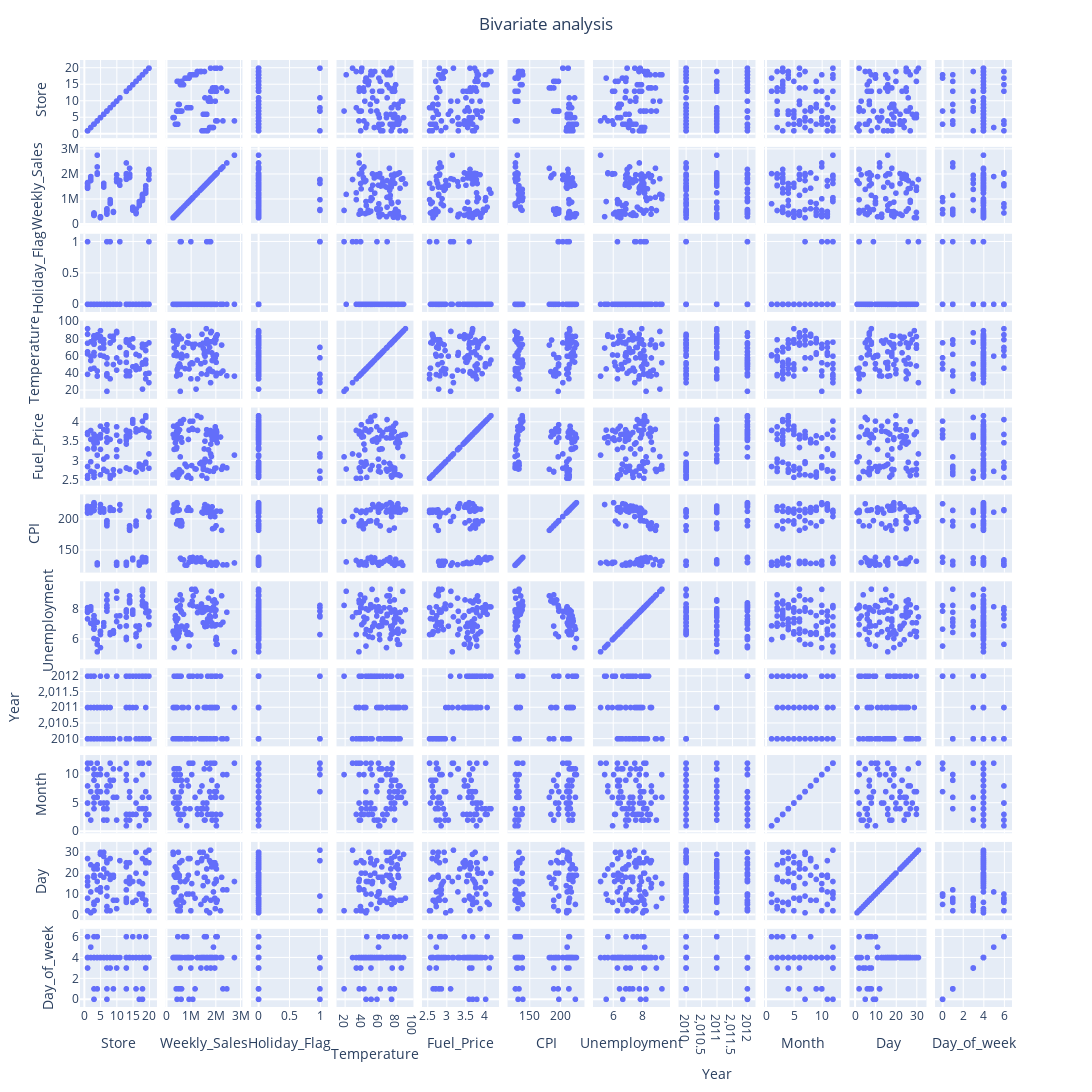
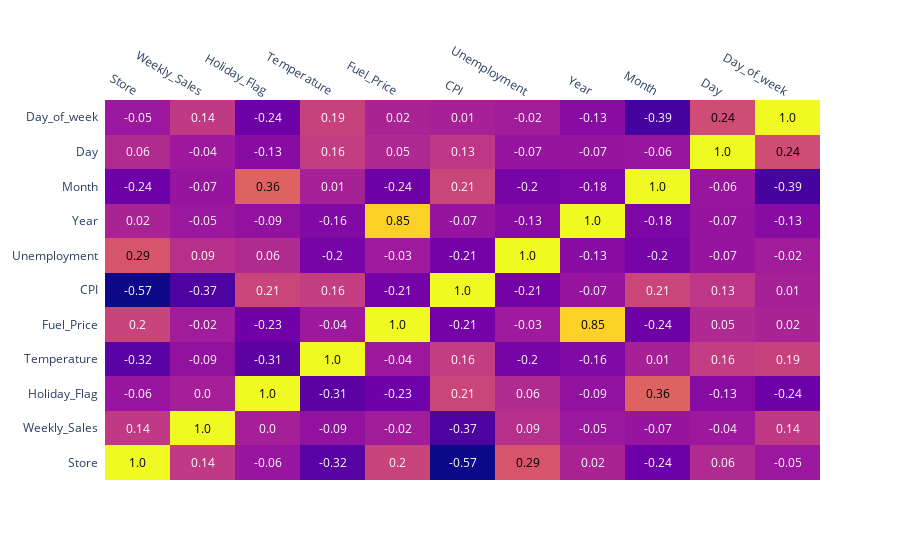

Write notebook code for charts like these, in order.
### Markdown cell above
Looking at pairwise dependencies and matrix correlation below, it seems that CPI is the most correlated variable with Weekly_Sales. Then come Day_of_week and Store, then come Temperature and Unemployment. Holiday_Flag does not seem correlated at all, which is surprising, but it could also have a non linear correlation. We also observe that there might be multicolinearity between exaplanative variables. Indeed, Fuel_Price / Year have a strong correlation (0.85!!), CPI / Store and Month / Holiday_Flag have a strong anti-correlation. We might have to remove some of those variables or proceed with a PCA (Principal Component Analysis) to handle this problem better.

### Code cell
fig = px.scatter_matrix(sales)
fig.update_layout(
        title = go.layout.Title(text = "Bivariate analysis", x = 0.5), showlegend = False, 
            autosize=False, height = 1200, width = 1200)
fig.show()

corr_matrix = sales.corr().round(2)

fig = ff.create_annotated_heatmap(corr_matrix.values,
                                  x = corr_matrix.columns.tolist(),
                                  y = corr_matrix.index.tolist())
fig.show()

### Figure 1 — Plotly figure (JSON) as saved in the notebook; plotly's stock layout.template omitted (floating-point values rounded to 4 significant figures)
{"data": [{"dimensions": [{"axis": {"matches": true}, "label": "Store", "values": [6, 13, 6, 15, 20, 3, 8, 18, 7, 1, 17, 6, 18, 7, 5, 18, 19, 19, 17, 16, 17, 7, 19, 3, 4, 5, 18, 7, 1, 2, 5, 19, 1, 16, 13, 2, 14, 10, 13, 8, 14, 10, 5, 4, 10, 18, 3, 13, 1, 20, 15, 1, 9, 11, 15, 2, 3, 20, 2, 9, 14, 1, 13, 3, 18, 4, 3, 19, 8, 20, 11, 7, 9, 8, 5, 7, 3, 16, 13, 18, 13, 4, 4, 10, 6, 7, 3, 3, 14, 19]}, {"axis": {"matches": true}, "label": "Weekly_Sales", "values": [1572000.0, 1808000.0, 1644000.0, 695400.0, 2204000.0, 418900.0, 895100.0, 1030000.0, 414100.0, 1677000.0, 829200.0, 1498000.0, 1205000.0, 561100.0, 290900.0, 1074079, 1427000.0, 1405000.0, 919900.0, 435400.0, 757700.0, 563500.0, 1267000.0, 365200.0, 2008000.0, 311900.0, 961200.0, 630000.0, 1642000.0, 1862000.0, 268900.0, 1549000.0, 1624000.0, 485100.0, 2035000.0, 1917000.0, 1879000.0, 1806000.0, 1847000.0, 888800.0, 2021000.0, 1990000.0, 313400.0, 2771000.0, 1714000.0, 1166000.0, 461600.0, 2461000.0, 1449000.0, 1973000.0, 570600.0, 1539000.0, 519800.0, 1570000.0, 607500.0, 1758000.0, 432000.0, 2046000.0, 1798000.0, 485400.0, 1954000.0, 1494000.0, 2018000.0, 364100.0, 1087000.0, 2303000.0, 419500.0, 1366000.0, 994800.0, 1800000.0, 1757000.0, 457300.0, 513100.0, 836700.0, 275100.0, 597900.0, 398800.0, 614300.0, 1970000.0, 1048000.0, 2026000.0, 2036000.0, 2067000.0, 1832000.0, 1639000.0, 532700.0, 397000.0, 424500.0, 2249000.0, 1255000.0]}, {"axis": {"matches": true}, "label": "Holiday_Flag", "values": [null, 0, 0, 0, 0, 0, 0, 0, 0, 0, 0, null, 0, 0, 0, 0, 0, 0, 0, 0, 0, 1, 0, 0, 0, 0, 0, null, 1, 0, 0, 0, null, 0, 0, 0, null, 0, 0, 0, 0, 0, 0, 0, null, 0, 0, 0, null, 0, 0, 0, 0, 0, 0, 0, 0, 0, 0, null, 0, 0, 0, 0, 0, 0, 0, 0, 1, 1, 1, 0, null, 0, 0, 1, 0, 0, 0, 0, 0, 0, null, 0, 0, 0, 0, 0, 0, 0]}, {"axis": {"matches": true}, "label": "Temperature", "values": [59.61, 42.38, 78.89, 69.8, 39.93, 60.12, 82.92, 52.02, 36.61, 64.74, 60.07, 68.91, 21.33, 38.26, 77.38, 50.97, 39.07, 50.76, 44.82, 43.95, 45.22, 18.79, 33.26, 80.19, 81.85, 60.71, 50.43, 57.6, 38.51, 54.63, 82.46, 66.25, 91.65, 48.29, 61.11, 59.69, 41.76, 86.87, 63.6, 74.92, 36.85, 57.62, 69.17, 36.44, 43.43, 73.67, 45.71, 36.78, 85.22, 75.17, 47.42, 62.25, 49.96, 52.77, 79.97, 44.69, 75.19, 39.79, 76.42, 78.51, 78.47, 74.78, 78.82, 83.52, 69.75, 42.4, 82.7, 72.83, 33.34, 28.85, 69.9, 39.3, 82.99, 75.32, 89.42, 57.84, 63.91, 61.79, 75.95, 73.25, 52.5, 82.84, 84.59, 88.44, 74.24, 50.6, 78.53, 73.44, 72.62, 55.2]}, {"axis": {"matches": true}, "label": "Fuel_Price", "values": [3.045, 3.435, 2.759, 4.069, 3.617, 3.555, 3.554, 2.878, 3.767, 3.734, 2.853, 2.78, 2.788, 2.725, 3.899, 4.029, 2.963, 4.124, 3.797, 3.828, 2.915, 3.103, 3.789, 3.467, 3.57, 3.297, 4.023, 3.485, 2.548, 3.555, 2.64, 2.958, 3.684, 3.75, 3.788, 2.728, 3.625, 3.666, 3.648, 2.619, 3.695, 3.882, 3.594, 3.149, 3.287, 2.792, 2.572, 2.817, 2.619, 2.808, 4.021, 3.308, 2.771, 3.51, 3.972, 2.976, 3.688, 3.739, 3.786, 2.642, 3.76, 2.854, 2.814, 2.637, 3.815, 2.86, 3.346, 2.932, 2.548, 3.179, 2.735, 3.936, 2.637, 2.582, 3.682, 3.596, 3.308, 2.711, 3.606, 3.84, 3.529, 3.627, 3.469, 3.112, 3.807, 3.804, 2.705, 3.594, 2.78, 4.17]}, {"axis": {"matches": true}, "label": "CPI", "values": [214.8, 128.6, 212.4, 134.9, 213.0, 224.1, 219.1, 132.8, 192.8, 221.2, 126.2, 211.9, 131.5, 189.7, 216.5, 138.9, 131.9, 138.0, 131.1, 192.8, 126.6, 196.9, 134.0, 219.7, 129.1, 218.6, 138.0, 194.4, 211.2, 220.3, 211.9, 132.5, 215.5, 197.4, 131.0, 211.7, 185.0, 130.7, 129.5, 214.9, 189.8, 130.6, 224.0, 129.9, 127.2, 132.6, 214.4, 126.8, 211.6, 204.6, 137.6, 218.2, 215.4, 223.9, 135.9, 211.1, 225.2, 213.5, 215.2, 214.7, 186.1, 210.3, 126.1, 214.8, 135.4, 126.8, 225.3, 132.6, 214.6, 204.6, 215.1, 197.7, 215.0, 214.9, 216.0, 198.1, 221.6, 189.5, 129.2, 138.2, 130.8, 129.2, 129.1, 126.1, 217.0, 197.6, 214.5, 227.0, 182.4, 137.9]}, {"axis": {"matches": true}, "label": "Unemployment", "values": [6.858, 7.47, 7.092, 7.658, 6.961, 6.833, 6.425, 9.331, 8.595, 7.348, 6.885, 7.092, 9.202, 8.963, 6.489, 8.243, 8.35, 8.15, 5.527, 6.339, 6.635, 8.256, 7.771, 7.567, 5.946, 6.3, 8.304, 8.622, 8.106, 7.057, 6.496, 8.099, 7.962, 6.162, 5.965, 8.163, 8.549, 7.17, 6.877, 6.315, 8.424, 7.545, 5.422, 5.143, 8.744, 9.342, 7.368, 7.795, 7.787, 7.856, 7.943, 7.866, 6.56, 6.833, 7.806, 8.028, 6.664, 6.961, 7.931, 6.442, 8.625, 7.808, 7.951, 7.343, 8.89, 7.127, 6.664, 8.099, 6.299, 7.484, 7.564, 8.09, 6.384, 6.315, 6.529, 7.872, 7.197, 6.868, 6.877, 8.535, 6.104, 5.644, 5.644, 9.199, 6.855, 8.09, 7.343, 6.034, 8.899, 8.15]}, {"axis": {"matches": true}, "label": "Year", "values": [2011, 2011, 2010, 2011, 2012, null, 2011, 2010, 2011, 2012, 2010, 2010, null, 2010, 2011, 2012, 2010, 2012, 2012, 2011, 2010, 2012, 2011, 2011, 2011, 2011, 2012, 2011, 2010, 2012, 2010, 2010, 2011, 2012, 2012, 2010, 2011, 2012, 2011, 2010, 2012, 2012, 2012, 2011, null, 2010, 2010, 2010, 2010, 2010, 2012, 2011, 2010, null, null, 2011, 2012, null, null, 2010, 2011, 2010, 2010, 2010, null, 2010, 2012, 2010, 2010, 2010, 2010, 2012, 2010, 2010, 2011, 2012, 2011, 2010, 2011, null, 2012, 2011, 2011, null, 2011, 2012, 2010, 2012, 2010, 2012]}, {"axis": {"matches": true}, "label": "Month", "values": [2, 3, 5, 3, 3, null, 8, 10, 5, 3, 1, 4, null, 2, 5, 12, 3, 4, 12, 5, 4, 10, 3, 9, 6, 11, 4, 8, 12, 2, 7, 2, 5, 3, 1, 12, 3, 6, 9, 8, 2, 2, 10, 12, null, 6, 5, 10, 8, 6, 3, 11, 11, null, null, 7, 11, null, null, 9, 7, 5, 2, 6, null, 10, 6, 7, 12, 12, 11, 4, 6, 9, 7, 7, 11, 9, 12, null, 3, 7, 8, null, 4, 5, 4, 10, 6, 4]}, {"axis": {"matches": true}, "label": "Day", "values": [18, 25, 28, 6, 2, null, 19, 15, 13, 16, 10, 30, null, 4, 13, 10, 26, 5, 10, 20, 16, 2, 25, 23, 24, 11, 27, 26, 2, 24, 30, 7, 8, 30, 6, 11, 25, 7, 23, 27, 17, 3, 19, 16, null, 8, 2, 12, 27, 25, 16, 18, 19, null, null, 1, 5, null, null, 7, 15, 14, 7, 18, null, 12, 22, 30, 2, 31, 26, 20, 18, 17, 29, 9, 18, 7, 8, null, 16, 22, 7, null, 22, 25, 6, 19, 18, 20]}, {"axis": {"matches": true}, "label": "Day_of_week", "values": [4, 4, 4, 6, 4, null, 4, 4, 4, 4, 6, 4, null, 3, 4, 0, 4, 3, 0, 4, 4, 1, 4, 4, 4, 4, 4, 4, 3, 4, 4, 6, 6, 4, 4, 5, 4, 3, 4, 4, 4, 4, 4, 4, null, 1, 6, 1, 4, 4, 4, 4, 4, null, null, 4, 0, null, null, 1, 4, 4, 6, 4, null, 1, 4, 4, 3, 4, 4, 4, 4, 4, 4, 0, 4, 1, 3, null, 4, 4, 6, null, 4, 4, 1, 4, 4, 4]}], "hovertemplate": "%{xaxis.title.text}=%{x}<br>%{yaxis.title.text}=%{y}<extra></extra>", "legendgroup": "", "marker": {"color": "#636efa", "symbol": "circle"}, "name": "", "showlegend": false, "type": "splom"}], "layout": {"autosize": false, "dragmode": "select", "height": 1200, "legend": {"tracegroupgap": 0}, "margin": {"t": 60}, "showlegend": false, "title": {"text": "Bivariate analysis", "x": 0.5}, "width": 1200}}

### Figure 2 — Plotly figure (JSON) as saved in the notebook; plotly's stock layout.template omitted (floating-point values rounded to 4 significant figures)
{"data": [{"colorscale": [[0, "#0d0887"], [0.1111, "#46039f"], [0.2222, "#7201a8"], [0.3333, "#9c179e"], [0.4444, "#bd3786"], [0.5556, "#d8576b"], [0.6667, "#ed7953"], [0.7778, "#fb9f3a"], [0.8889, "#fdca26"], [1, "#f0f921"]], "reversescale": false, "showscale": false, "type": "heatmap", "x": ["Store", "Weekly_Sales", "Holiday_Flag", "Temperature", "Fuel_Price", "CPI", "Unemployment", "Year", "Month", "Day", "Day_of_week"], "y": ["Store", "Weekly_Sales", "Holiday_Flag", "Temperature", "Fuel_Price", "CPI", "Unemployment", "Year", "Month", "Day", "Day_of_week"], "z": [[1, 0.14, -0.06, -0.32, 0.2, -0.57, 0.29, 0.02, -0.24, 0.06, -0.05], [0.14, 1, 0, -0.09, -0.02, -0.37, 0.09, -0.05, -0.07, -0.04, 0.14], [-0.06, 0, 1, -0.31, -0.23, 0.21, 0.06, -0.09, 0.36, -0.13, -0.24], [-0.32, -0.09, -0.31, 1, -0.04, 0.16, -0.2, -0.16, 0.01, 0.16, 0.19], [0.2, -0.02, -0.23, -0.04, 1, -0.21, -0.03, 0.85, -0.24, 0.05, 0.02], [-0.57, -0.37, 0.21, 0.16, -0.21, 1, -0.21, -0.07, 0.21, 0.13, 0.01], [0.29, 0.09, 0.06, -0.2, -0.03, -0.21, 1, -0.13, -0.2, -0.07, -0.02], [0.02, -0.05, -0.09, -0.16, 0.85, -0.07, -0.13, 1, -0.18, -0.07, -0.13], [-0.24, -0.07, 0.36, 0.01, -0.24, 0.21, -0.2, -0.18, 1, -0.06, -0.39], [0.06, -0.04, -0.13, 0.16, 0.05, 0.13, -0.07, -0.07, -0.06, 1, 0.24], [-0.05, 0.14, -0.24, 0.19, 0.02, 0.01, -0.02, -0.13, -0.39, 0.24, 1]]}], "layout": {"annotations": [{"font": {"color": "#000000"}, "showarrow": false, "text": "1.0", "x": "Store", "xref": "x", "y": "Store", "yref": "y"}, {"font": {"color": "#FFFFFF"}, "showarrow": false, "text": "0.14", "x": "Weekly_Sales", "xref": "x", "y": "Store", "yref": "y"}, {"font": {"color": "#FFFFFF"}, "showarrow": false, "text": "-0.06", "x": "Holiday_Flag", "xref": "x", "y": "Store", "yref": "y"}, {"font": {"color": "#FFFFFF"}, "showarrow": false, "text": "-0.32", "x": "Temperature", "xref": "x", "y": "Store", "yref": "y"}, {"font": {"color": "#FFFFFF"}, "showarrow": false, "text": "0.2", "x": "Fuel_Price", "xref": "x", "y": "Store", "yref": "y"}, {"font": {"color": "#FFFFFF"}, "showarrow": false, "text": "-0.57", "x": "CPI", "xref": "x", "y": "Store", "yref": "y"}, {"font": {"color": "#000000"}, "showarrow": false, "text": "0.29", "x": "Unemployment", "xref": "x", "y": "Store", "yref": "y"}, {"font": {"color": "#FFFFFF"}, "showarrow": false, "text": "0.02", "x": "Year", "xref": "x", "y": "Store", "yref": "y"}, {"font": {"color": "#FFFFFF"}, "showarrow": false, "text": "-0.24", "x": "Month", "xref": "x", "y": "Store", "yref": "y"}, {"font": {"color": "#FFFFFF"}, "showarrow": false, "text": "0.06", "x": "Day", "xref": "x", "y": "Store", "yref": "y"}, {"font": {"color": "#FFFFFF"}, "showarrow": false, "text": "-0.05", "x": "Day_of_week", "xref": "x", "y": "Store", "yref": "y"}, {"font": {"color": "#FFFFFF"}, "showarrow": false, "text": "0.14", "x": "Store", "xref": "x", "y": "Weekly_Sales", "yref": "y"}, {"font": {"color": "#000000"}, "showarrow": false, "text": "1.0", "x": "Weekly_Sales", "xref": "x", "y": "Weekly_Sales", "yref": "y"}, {"font": {"color": "#FFFFFF"}, "showarrow": false, "text": "0.0", "x": "Holiday_Flag", "xref": "x", "y": "Weekly_Sales", "yref": "y"}, {"font": {"color": "#FFFFFF"}, "showarrow": false, "text": "-0.09", "x": "Temperature", "xref": "x", "y": "Weekly_Sales", "yref": "y"}, {"font": {"color": "#FFFFFF"}, "showarrow": false, "text": "-0.02", "x": "Fuel_Price", "xref": "x", "y": "Weekly_Sales", "yref": "y"}, {"font": {"color": "#FFFFFF"}, "showarrow": false, "text": "-0.37", "x": "CPI", "xref": "x", "y": "Weekly_Sales", "yref": "y"}, {"font": {"color": "#FFFFFF"}, "showarrow": false, "text": "0.09", "x": "Unemployment", "xref": "x", "y": "Weekly_Sales", "yref": "y"}, {"font": {"color": "#FFFFFF"}, "showarrow": false, "text": "-0.05", "x": "Year", "xref": "x", "y": "Weekly_Sales", "yref": "y"}, {"font": {"color": "#FFFFFF"}, "showarrow": false, "text": "-0.07", "x": "Month", "xref": "x", "y": "Weekly_Sales", "yref": "y"}, {"font": {"color": "#FFFFFF"}, "showarrow": false, "text": "-0.04", "x": "Day", "xref": "x", "y": "Weekly_Sales", "yref": "y"}, {"font": {"color": "#FFFFFF"}, "showarrow": false, "text": "0.14", "x": "Day_of_week", "xref": "x", "y": "Weekly_Sales", "yref": "y"}, {"font": {"color": "#FFFFFF"}, "showarrow": false, "text": "-0.06", "x": "Store", "xref": "x", "y": "Holiday_Flag", "yref": "y"}, {"font": {"color": "#FFFFFF"}, "showarrow": false, "text": "0.0", "x": "Weekly_Sales", "xref": "x", "y": "Holiday_Flag", "yref": "y"}, {"font": {"color": "#000000"}, "showarrow": false, "text": "1.0", "x": "Holiday_Flag", "xref": "x", "y": "Holiday_Flag", "yref": "y"}, {"font": {"color": "#FFFFFF"}, "showarrow": false, "text": "-0.31", "x": "Temperature", "xref": "x", "y": "Holiday_Flag", "yref": "y"}, {"font": {"color": "#FFFFFF"}, "showarrow": false, "text": "-0.23", "x": "Fuel_Price", "xref": "x", "y": "Holiday_Flag", "yref": "y"}, {"font": {"color": "#FFFFFF"}, "showarrow": false, "text": "0.21", "x": "CPI", "xref": "x", "y": "Holiday_Flag", "yref": "y"}, {"font": {"color": "#FFFFFF"}, "showarrow": false, "text": "0.06", "x": "Unemployment", "xref": "x", "y": "Holiday_Flag", "yref": "y"}, {"font": {"color": "#FFFFFF"}, "showarrow": false, "text": "-0.09", "x": "Year", "xref": "x", "y": "Holiday_Flag", "yref": "y"}, {"font": {"color": "#000000"}, "showarrow": false, "text": "0.36", "x": "Month", "xref": "x", "y": "Holiday_Flag", "yref": "y"}, {"font": {"color": "#FFFFFF"}, "showarrow": false, "text": "-0.13", "x": "Day", "xref": "x", "y": "Holiday_Flag", "yref": "y"}, {"font": {"color": "#FFFFFF"}, "showarrow": false, "text": "-0.24", "x": "Day_of_week", "xref": "x", "y": "Holiday_Flag", "yref": "y"}, {"font": {"color": "#FFFFFF"}, "showarrow": false, "text": "-0.32", "x": "Store", "xref": "x", "y": "Temperature", "yref": "y"}, {"font": {"color": "#FFFFFF"}, "showarrow": false, "text": "-0.09", "x": "Weekly_Sales", "xref": "x", "y": "Temperature", "yref": "y"}, {"font": {"color": "#FFFFFF"}, "showarrow": false, "text": "-0.31", "x": "Holiday_Flag", "xref": "x", "y": "Temperature", "yref": "y"}, {"font": {"color": "#000000"}, "showarrow": false, "text": "1.0", "x": "Temperature", "xref": "x", "y": "Temperature", "yref": "y"}, {"font": {"color": "#FFFFFF"}, "showarrow": false, "text": "-0.04", "x": "Fuel_Price", "xref": "x", "y": "Temperature", "yref": "y"}, {"font": {"color": "#FFFFFF"}, "showarrow": false, "text": "0.16", "x": "CPI", "xref": "x", "y": "Temperature", "yref": "y"}, {"font": {"color": "#FFFFFF"}, "showarrow": false, "text": "-0.2", "x": "Unemployment", "xref": "x", "y": "Temperature", "yref": "y"}, {"font": {"color": "#FFFFFF"}, "showarrow": false, "text": "-0.16", "x": "Year", "xref": "x", "y": "Temperature", "yref": "y"}, {"font": {"color": "#FFFFFF"}, "showarrow": false, "text": "0.01", "x": "Month", "xref": "x", "y": "Temperature", "yref": "y"}, {"font": {"color": "#FFFFFF"}, "showarrow": false, "text": "0.16", "x": "Day", "xref": "x", "y": "Temperature", "yref": "y"}, {"font": {"color": "#FFFFFF"}, "showarrow": false, "text": "0.19", "x": "Day_of_week", "xref": "x", "y": "Temperature", "yref": "y"}, {"font": {"color": "#FFFFFF"}, "showarrow": false, "text": "0.2", "x": "Store", "xref": "x", "y": "Fuel_Price", "yref": "y"}, {"font": {"color": "#FFFFFF"}, "showarrow": false, "text": "-0.02", "x": "Weekly_Sales", "xref": "x", "y": "Fuel_Price", "yref": "y"}, {"font": {"color": "#FFFFFF"}, "showarrow": false, "text": "-0.23", "x": "Holiday_Flag", "xref": "x", "y": "Fuel_Price", "yref": "y"}, {"font": {"color": "#FFFFFF"}, "showarrow": false, "text": "-0.04", "x": "Temperature", "xref": "x", "y": "Fuel_Price", "yref": "y"}, {"font": {"color": "#000000"}, "showarrow": false, "text": "1.0", "x": "Fuel_Price", "xref": "x", "y": "Fuel_Price", "yref": "y"}, {"font": {"color": "#FFFFFF"}, "showarrow": false, "text": "-0.21", "x": "CPI", "xref": "x", "y": "Fuel_Price", "yref": "y"}, {"font": {"color": "#FFFFFF"}, "showarrow": false, "text": "-0.03", "x": "Unemployment", "xref": "x", "y": "Fuel_Price", "yref": "y"}, {"font": {"color": "#000000"}, "showarrow": false, "text": "0.85", "x": "Year", "xref": "x", "y": "Fuel_Price", "yref": "y"}, {"font": {"color": "#FFFFFF"}, "showarrow": false, "text": "-0.24", "x": "Month", "xref": "x", "y": "Fuel_Price", "yref": "y"}, {"font": {"color": "#FFFFFF"}, "showarrow": false, "text": "0.05", "x": "Day", "xref": "x", "y": "Fuel_Price", "yref": "y"}, {"font": {"color": "#FFFFFF"}, "showarrow": false, "text": "0.02", "x": "Day_of_week", "xref": "x", "y": "Fuel_Price", "yref": "y"}, {"font": {"color": "#FFFFFF"}, "showarrow": false, "text": "-0.57", "x": "Store", "xref": "x", "y": "CPI", "yref": "y"}, {"font": {"color": "#FFFFFF"}, "showarrow": false, "text": "-0.37", "x": "Weekly_Sales", "xref": "x", "y": "CPI", "yref": "y"}, {"font": {"color": "#FFFFFF"}, "showarrow": false, "text": "0.21", "x": "Holiday_Flag", "xref": "x", "y": "CPI", "yref": "y"}, {"font": {"color": "#FFFFFF"}, "showarrow": false, "text": "0.16", "x": "Temperature", "xref": "x", "y": "CPI", "yref": "y"}, {"font": {"color": "#FFFFFF"}, "showarrow": false, "text": "-0.21", "x": "Fuel_Price", "xref": "x", "y": "CPI", "yref": "y"}, {"font": {"color": "#000000"}, "showarrow": false, "text": "1.0", "x": "CPI", "xref": "x", "y": "CPI", "yref": "y"}, {"font": {"color": "#FFFFFF"}, "showarrow": false, "text": "-0.21", "x": "Unemployment", "xref": "x", "y": "CPI", "yref": "y"}, {"font": {"color": "#FFFFFF"}, "showarrow": false, "text": "-0.07", "x": "Year", "xref": "x", "y": "CPI", "yref": "y"}, {"font": {"color": "#FFFFFF"}, "showarrow": false, "text": "0.21", "x": "Month", "xref": "x", "y": "CPI", "yref": "y"}, {"font": {"color": "#FFFFFF"}, "showarrow": false, "text": "0.13", "x": "Day", "xref": "x", "y": "CPI", "yref": "y"}, {"font": {"color": "#FFFFFF"}, "showarrow": false, "text": "0.01", "x": "Day_of_week", "xref": "x", "y": "CPI", "yref": "y"}, {"font": {"color": "#000000"}, "showarrow": false, "text": "0.29", "x": "Store", "xref": "x", "y": "Unemployment", "yref": "y"}, {"font": {"color": "#FFFFFF"}, "showarrow": false, "text": "0.09", "x": "Weekly_Sales", "xref": "x", "y": "Unemployment", "yref": "y"}, {"font": {"color": "#FFFFFF"}, "showarrow": false, "text": "0.06", "x": "Holiday_Flag", "xref": "x", "y": "Unemployment", "yref": "y"}, {"font": {"color": "#FFFFFF"}, "showarrow": false, "text": "-0.2", "x": "Temperature", "xref": "x", "y": "Unemployment", "yref": "y"}, {"font": {"color": "#FFFFFF"}, "showarrow": false, "text": "-0.03", "x": "Fuel_Price", "xref": "x", "y": "Unemployment", "yref": "y"}, {"font": {"color": "#FFFFFF"}, "showarrow": false, "text": "-0.21", "x": "CPI", "xref": "x", "y": "Unemployment", "yref": "y"}, {"font": {"color": "#000000"}, "showarrow": false, "text": "1.0", "x": "Unemployment", "xref": "x", "y": "Unemployment", "yref": "y"}, {"font": {"color": "#FFFFFF"}, "showarrow": false, "text": "-0.13", "x": "Year", "xref": "x", "y": "Unemployment", "yref": "y"}, {"font": {"color": "#FFFFFF"}, "showarrow": false, "text": "-0.2", "x": "Month", "xref": "x", "y": "Unemployment", "yref": "y"}, {"font": {"color": "#FFFFFF"}, "showarrow": false, "text": "-0.07", "x": "Day", "xref": "x", "y": "Unemployment", "yref": "y"}, {"font": {"color": "#FFFFFF"}, "showarrow": false, "text": "-0.02", "x": "Day_of_week", "xref": "x", "y": "Unemployment", "yref": "y"}, {"font": {"color": "#FFFFFF"}, "showarrow": false, "text": "0.02", "x": "Store", "xref": "x", "y": "Year", "yref": "y"}, {"font": {"color": "#FFFFFF"}, "showarrow": false, "text": "-0.05", "x": "Weekly_Sales", "xref": "x", "y": "Year", "yref": "y"}, {"font": {"color": "#FFFFFF"}, "showarrow": false, "text": "-0.09", "x": "Holiday_Flag", "xref": "x", "y": "Year", "yref": "y"}, {"font": {"color": "#FFFFFF"}, "showarrow": false, "text": "-0.16", "x": "Temperature", "xref": "x", "y": "Year", "yref": "y"}, {"font": {"color": "#000000"}, "showarrow": false, "text": "0.85", "x": "Fuel_Price", "xref": "x", "y": "Year", "yref": "y"}, {"font": {"color": "#FFFFFF"}, "showarrow": false, "text": "-0.07", "x": "CPI", "xref": "x", "y": "Year", "yref": "y"}, {"font": {"color": "#FFFFFF"}, "showarrow": false, "text": "-0.13", "x": "Unemployment", "xref": "x", "y": "Year", "yref": "y"}, {"font": {"color": "#000000"}, "showarrow": false, "text": "1.0", "x": "Year", "xref": "x", "y": "Year", "yref": "y"}, {"font": {"color": "#FFFFFF"}, "showarrow": false, "text": "-0.18", "x": "Month", "xref": "x", "y": "Year", "yref": "y"}, {"font": {"color": "#FFFFFF"}, "showarrow": false, "text": "-0.07", "x": "Day", "xref": "x", "y": "Year", "yref": "y"}, {"font": {"color": "#FFFFFF"}, "showarrow": false, "text": "-0.13", "x": "Day_of_week", "xref": "x", "y": "Year", "yref": "y"}, {"font": {"color": "#FFFFFF"}, "showarrow": false, "text": "-0.24", "x": "Store", "xref": "x", "y": "Month", "yref": "y"}, {"font": {"color": "#FFFFFF"}, "showarrow": false, "text": "-0.07", "x": "Weekly_Sales", "xref": "x", "y": "Month", "yref": "y"}, {"font": {"color": "#000000"}, "showarrow": false, "text": "0.36", "x": "Holiday_Flag", "xref": "x", "y": "Month", "yref": "y"}, {"font": {"color": "#FFFFFF"}, "showarrow": false, "text": "0.01", "x": "Temperature", "xref": "x", "y": "Month", "yref": "y"}, {"font": {"color": "#FFFFFF"}, "showarrow": false, "text": "-0.24", "x": "Fuel_Price", "xref": "x", "y": "Month", "yref": "y"}, {"font": {"color": "#FFFFFF"}, "showarrow": false, "text": "0.21", "x": "CPI", "xref": "x", "y": "Month", "yref": "y"}, {"font": {"color": "#FFFFFF"}, "showarrow": false, "text": "-0.2", "x": "Unemployment", "xref": "x", "y": "Month", "yref": "y"}, {"font": {"color": "#FFFFFF"}, "showarrow": false, "text": "-0.18", "x": "Year", "xref": "x", "y": "Month", "yref": "y"}, {"font": {"color": "#000000"}, "showarrow": false, "text": "1.0", "x": "Month", "xref": "x", "y": "Month", "yref": "y"}, {"font": {"color": "#FFFFFF"}, "showarrow": false, "text": "-0.06", "x": "Day", "xref": "x", "y": "Month", "yref": "y"}, {"font": {"color": "#FFFFFF"}, "showarrow": false, "text": "-0.39", "x": "Day_of_week", "xref": "x", "y": "Month", "yref": "y"}, {"font": {"color": "#FFFFFF"}, "showarrow": false, "text": "0.06", "x": "Store", "xref": "x", "y": "Day", "yref": "y"}, {"font": {"color": "#FFFFFF"}, "showarrow": false, "text": "-0.04", "x": "Weekly_Sales", "xref": "x", "y": "Day", "yref": "y"}, {"font": {"color": "#FFFFFF"}, "showarrow": false, "text": "-0.13", "x": "Holiday_Flag", "xref": "x", "y": "Day", "yref": "y"}, {"font": {"color": "#FFFFFF"}, "showarrow": false, "text": "0.16", "x": "Temperature", "xref": "x", "y": "Day", "yref": "y"}, {"font": {"color": "#FFFFFF"}, "showarrow": false, "text": "0.05", "x": "Fuel_Price", "xref": "x", "y": "Day", "yref": "y"}, {"font": {"color": "#FFFFFF"}, "showarrow": false, "text": "0.13", "x": "CPI", "xref": "x", "y": "Day", "yref": "y"}, {"font": {"color": "#FFFFFF"}, "showarrow": false, "text": "-0.07", "x": "Unemployment", "xref": "x", "y": "Day", "yref": "y"}, {"font": {"color": "#FFFFFF"}, "showarrow": false, "text": "-0.07", "x": "Year", "xref": "x", "y": "Day", "yref": "y"}, {"font": {"color": "#FFFFFF"}, "showarrow": false, "text": "-0.06", "x": "Month", "xref": "x", "y": "Day", "yref": "y"}, {"font": {"color": "#000000"}, "showarrow": false, "text": "1.0", "x": "Day", "xref": "x", "y": "Day", "yref": "y"}, {"font": {"color": "#000000"}, "showarrow": false, "text": "0.24", "x": "Day_of_week", "xref": "x", "y": "Day", "yref": "y"}, {"font": {"color": "#FFFFFF"}, "showarrow": false, "text": "-0.05", "x": "Store", "xref": "x", "y": "Day_of_week", "yref": "y"}, {"font": {"color": "#FFFFFF"}, "showarrow": false, "text": "0.14", "x": "Weekly_Sales", "xref": "x", "y": "Day_of_week", "yref": "y"}, {"font": {"color": "#FFFFFF"}, "showarrow": false, "text": "-0.24", "x": "Holiday_Flag", "xref": "x", "y": "Day_of_week", "yref": "y"}, {"font": {"color": "#FFFFFF"}, "showarrow": false, "text": "0.19", "x": "Temperature", "xref": "x", "y": "Day_of_week", "yref": "y"}, {"font": {"color": "#FFFFFF"}, "showarrow": false, "text": "0.02", "x": "Fuel_Price", "xref": "x", "y": "Day_of_week", "yref": "y"}, {"font": {"color": "#FFFFFF"}, "showarrow": false, "text": "0.01", "x": "CPI", "xref": "x", "y": "Day_of_week", "yref": "y"}, {"font": {"color": "#FFFFFF"}, "showarrow": false, "text": "-0.02", "x": "Unemployment", "xref": "x", "y": "Day_of_week", "yref": "y"}, {"font": {"color": "#FFFFFF"}, "showarrow": false, "text": "-0.13", "x": "Year", "xref": "x", "y": "Day_of_week", "yref": "y"}, {"font": {"color": "#FFFFFF"}, "showarrow": false, "text": "-0.39", "x": "Month", "xref": "x", "y": "Day_of_week", "yref": "y"}, {"font": {"color": "#000000"}, "showarrow": false, "text": "0.24", "x": "Day", "xref": "x", "y": "Day_of_week", "yref": "y"}, {"font": {"color": "#000000"}, "showarrow": false, "text": "1.0", "x": "Day_of_week", "xref": "x", "y": "Day_of_week", "yref": "y"}], "xaxis": {"dtick": 1, "gridcolor": "rgb(0, 0, 0)", "side": "top", "ticks": ""}, "yaxis": {"dtick": 1, "ticks": "", "ticksuffix": "  "}}}
